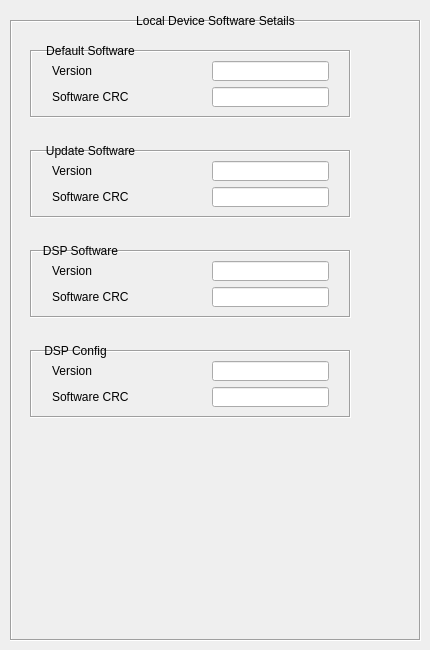
                      <widget class="QWidget" name="localDevSoftwareDetails">
                       <attribute name="title">
                        <string>Software Details</string>
                       </attribute>
                       <widget class="QFrame" name="frameLocalSoftware">
                        <property name="geometry">
                         <rect>
                          <x>10</x>
                          <y>20</y>
                          <width>411</width>
                          <height>621</height>
                         </rect>
                        </property>
                        <property name="sizePolicy">
                         <sizepolicy hsizetype="Preferred" vsizetype="Preferred">
                          <horstretch>0</horstretch>
                          <verstretch>0</verstretch>
                         </sizepolicy>
                        </property>
                        <property name="frameShape">
                         <enum>QFrame::Box</enum>
                        </property>
                        <property name="frameShadow">
                         <enum>QFrame::Sunken</enum>
                        </property>
                        <widget class="QFrame" name="frameLocalDefSoftware">
                         <property name="geometry">
                          <rect>
                           <x>20</x>
                           <y>30</y>
                           <width>321</width>
                           <height>68</height>
                          </rect>
                         </property>
                         <property name="sizePolicy">
                          <sizepolicy hsizetype="Preferred" vsizetype="Preferred">
                           <horstretch>0</horstretch>
                           <verstretch>0</verstretch>
                          </sizepolicy>
                         </property>
                         <property name="autoFillBackground">
                          <bool>false</bool>
                         </property>
                         <property name="frameShape">
                          <enum>QFrame::Box</enum>
                         </property>
                         <property name="frameShadow">
                          <enum>QFrame::Sunken</enum>
                         </property>
                         <property name="lineWidth">
                          <number>1</number>
                         </property>
                         <layout class="QGridLayout" name="gridLayout_20">
                          <property name="leftMargin">
                           <number>20</number>
                          </property>
                          <property name="rightMargin">
                           <number>20</number>
                          </property>
                          <property name="horizontalSpacing">
                           <number>80</number>
                          </property>
                          <item row="0" column="0">
                           <widget class="QLabel" name="labelLocalDefSoftVersion">
                            <property name="text">
                             <string>Version</string>
                            </property>
                           </widget>
                          </item>
                          <item row="0" column="1">
                           <widget class="QLineEdit" name="lineEditLocalDefSoftVersion"/>
                          </item>
                          <item row="1" column="0">
                           <widget class="QLabel" name="labelLocalDefSoftCrc">
                            <property name="text">
                             <string>Software CRC </string>
                            </property>
                           </widget>
                          </item>
                          <item row="1" column="1">
                           <widget class="QLineEdit" name="lineEditLocalDefSoftCrc"/>
                          </item>
                         </layout>
                        </widget>
                        <widget class="QLabel" name="labelLocalDefaultSoftware">
                         <property name="geometry">
                          <rect>
                           <x>30</x>
                           <y>20</y>
                           <width>101</width>
                           <height>21</height>
                          </rect>
                         </property>
                         <property name="text">
                          <string>Default Software</string>
                         </property>
                         <property name="scaledContents">
                          <bool>false</bool>
                         </property>
                         <property name="alignment">
                          <set>Qt::AlignCenter</set>
                         </property>
                        </widget>
                        <widget class="QFrame" name="frameLocalUpdSoftware">
                         <property name="geometry">
                          <rect>
                           <x>20</x>
                           <y>130</y>
                           <width>321</width>
                           <height>68</height>
                          </rect>
                         </property>
                         <property name="sizePolicy">
                          <sizepolicy hsizetype="Preferred" vsizetype="Preferred">
                           <horstretch>0</horstretch>
                           <verstretch>0</verstretch>
                          </sizepolicy>
                         </property>
                         <property name="autoFillBackground">
                          <bool>false</bool>
                         </property>
                         <property name="frameShape">
                          <enum>QFrame::Box</enum>
                         </property>
                         <property name="frameShadow">
                          <enum>QFrame::Sunken</enum>
                         </property>
                         <property name="lineWidth">
                          <number>1</number>
                         </property>
                         <layout class="QGridLayout" name="gridLayout_21">
                          <property name="leftMargin">
                           <number>20</number>
                          </property>
                          <property name="rightMargin">
                           <number>20</number>
                          </property>
                          <property name="horizontalSpacing">
                           <number>80</number>
                          </property>
                          <item row="0" column="0">
                           <widget class="QLabel" name="labelLocalUpdSoftVersion">
                            <property name="text">
                             <string>Version</string>
                            </property>
                           </widget>
                          </item>
                          <item row="0" column="1">
                           <widget class="QLineEdit" name="lineEditLocalUpdSoftVersion"/>
                          </item>
                          <item row="1" column="0">
                           <widget class="QLabel" name="labelLocalUpdSoftCrc">
                            <property name="text">
                             <string>Software CRC </string>
                            </property>
                           </widget>
                          </item>
                          <item row="1" column="1">
                           <widget class="QLineEdit" name="lineEditLocalUpdSoftCrc"/>
                          </item>
                         </layout>
                        </widget>
                        <widget class="QLabel" name="labelLocalUpdateSoftware">
                         <property name="geometry">
                          <rect>
                           <x>30</x>
                           <y>120</y>
                           <width>101</width>
                           <height>21</height>
                          </rect>
                         </property>
                         <property name="text">
                          <string>Update Software</string>
                         </property>
                         <property name="scaledContents">
                          <bool>false</bool>
                         </property>
                         <property name="alignment">
                          <set>Qt::AlignCenter</set>
                         </property>
                        </widget>
                        <widget class="QFrame" name="frameLocalDspSoftware">
                         <property name="geometry">
                          <rect>
                           <x>20</x>
                           <y>230</y>
                           <width>321</width>
                           <height>68</height>
                          </rect>
                         </property>
                         <property name="sizePolicy">
                          <sizepolicy hsizetype="Preferred" vsizetype="Preferred">
                           <horstretch>0</horstretch>
                           <verstretch>0</verstretch>
                          </sizepolicy>
                         </property>
                         <property name="autoFillBackground">
                          <bool>false</bool>
                         </property>
                         <property name="frameShape">
                          <enum>QFrame::Box</enum>
                         </property>
                         <property name="frameShadow">
                          <enum>QFrame::Sunken</enum>
                         </property>
                         <property name="lineWidth">
                          <number>1</number>
                         </property>
                         <layout class="QGridLayout" name="gridLayout_22">
                          <property name="leftMargin">
                           <number>20</number>
                          </property>
                          <property name="rightMargin">
                           <number>20</number>
                          </property>
                          <property name="horizontalSpacing">
                           <number>80</number>
                          </property>
                          <item row="0" column="0">
                           <widget class="QLabel" name="labelLocalDspSoftVersion">
                            <property name="text">
                             <string>Version</string>
                            </property>
                           </widget>
                          </item>
                          <item row="0" column="1">
                           <widget class="QLineEdit" name="lineEditLocalDspSoftVersion"/>
                          </item>
                          <item row="1" column="0">
                           <widget class="QLabel" name="labelLocalDspSoftCrc">
                            <property name="text">
                             <string>Software CRC </string>
                            </property>
                           </widget>
                          </item>
                          <item row="1" column="1">
                           <widget class="QLineEdit" name="lineEditLocalDspSoftCrc"/>
                          </item>
                         </layout>
                        </widget>
                        <widget class="QLabel" name="labelLocalDspSoftware">
                         <property name="geometry">
                          <rect>
                           <x>30</x>
                           <y>220</y>
                           <width>81</width>
                           <height>21</height>
                          </rect>
                         </property>
                         <property name="text">
                          <string>DSP Software</string>
                         </property>
                         <property name="scaledContents">
                          <bool>false</bool>
                         </property>
                         <property name="alignment">
                          <set>Qt::AlignCenter</set>
                         </property>
                        </widget>
                        <widget class="QFrame" name="frameLocalDspConfig">
                         <property name="geometry">
                          <rect>
                           <x>20</x>
                           <y>330</y>
                           <width>321</width>
                           <height>68</height>
                          </rect>
                         </property>
                         <property name="sizePolicy">
                          <sizepolicy hsizetype="Preferred" vsizetype="Preferred">
                           <horstretch>0</horstretch>
                           <verstretch>0</verstretch>
                          </sizepolicy>
                         </property>
                         <property name="autoFillBackground">
                          <bool>false</bool>
                         </property>
                         <property name="frameShape">
                          <enum>QFrame::Box</enum>
                         </property>
                         <property name="frameShadow">
                          <enum>QFrame::Sunken</enum>
                         </property>
                         <property name="lineWidth">
                          <number>1</number>
                         </property>
                         <layout class="QGridLayout" name="gridLayout_23">
                          <property name="leftMargin">
                           <number>20</number>
                          </property>
                          <property name="rightMargin">
                           <number>20</number>
                          </property>
                          <property name="horizontalSpacing">
                           <number>80</number>
                          </property>
                          <item row="0" column="0">
                           <widget class="QLabel" name="labelLocalDspConfVersion">
                            <property name="text">
                             <string>Version</string>
                            </property>
                           </widget>
                          </item>
                          <item row="0" column="1">
                           <widget class="QLineEdit" name="lineEditLocalDspConfVersion"/>
                          </item>
                          <item row="1" column="0">
                           <widget class="QLabel" name="labelLocalDspConfCrc">
                            <property name="text">
                             <string>Software CRC </string>
                            </property>
                           </widget>
                          </item>
                          <item row="1" column="1">
                           <widget class="QLineEdit" name="lineEditLocalDspConfCrc"/>
                          </item>
                         </layout>
                        </widget>
                        <widget class="QLabel" name="labelLocalDspConfig">
                         <property name="geometry">
                          <rect>
                           <x>30</x>
                           <y>320</y>
                           <width>71</width>
                           <height>21</height>
                          </rect>
                         </property>
                         <property name="text">
                          <string>DSP Config</string>
                         </property>
                         <property name="scaledContents">
                          <bool>false</bool>
                         </property>
                         <property name="alignment">
                          <set>Qt::AlignCenter</set>
                         </property>
                        </widget>
                       </widget>
                       <widget class="QLabel" name="labelLocalDevSoftwareDetails">
                        <property name="geometry">
                         <rect>
                          <x>120</x>
                          <y>10</y>
                          <width>191</width>
                          <height>21</height>
                         </rect>
                        </property>
                        <property name="text">
                         <string>Local Device Software Setails</string>
                        </property>
                        <property name="scaledContents">
                         <bool>false</bool>
                        </property>
                        <property name="alignment">
                         <set>Qt::AlignCenter</set>
                        </property>
                       </widget>
                      </widget>
